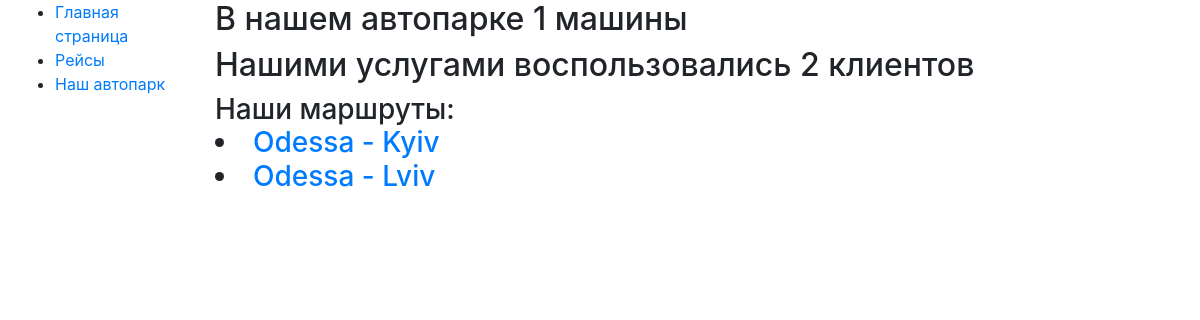
/, run on an earlier commit of the app's database.
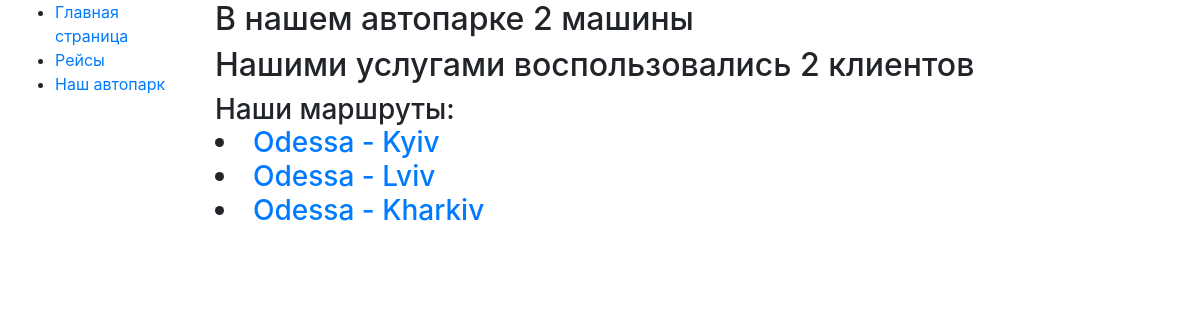
And on a later commit of the database.
### app/models.py (models this page shows, shortened)
class Flight(models.Model):
    name = models.CharField(max_length=255)
    departure_time = models.DateTimeField()
    arrival_time = models.DateTimeField()
    cost = models.IntegerField()
    car = models.ForeignKey(Car, on_delete=models.CASCADE)

### app/views.py (the view)
# urls.py: path("", index, name="index"),
def index(request):
    car = Car.objects.count()
    client = Client.objects.count()
    flight = Flight.objects.all()
    context ={
        "car": car,
        "client": client,
        "flight": flight
    }
    return render(request, "app/index.html", context=context)

### templates/app/index.html
{% extends "base.html" %}
{% block content %}
<h2>В нашем автопарке {{ car }} машины</h2>
<h2>Нашими услугами воспользовались {{ client }} клиентов</h2>
<h3>
  Наши маршруты:
    {% for foo in flight %}
      <li><a href="{% url 'app:flight-detail' pk=foo.id %}">{{ foo.name }}</a></li>
    {% endfor %}
</h3>
{% endblock %}

### templates/base.html (shortened to what this page needs)
<!DOCTYPE html>
<html lang="en">
<head>
  <link rel="stylesheet"
      href="https://cdn.jsdelivr.net/npm/bootstrap@4.5.3/dist/css/bootstrap.min.css"
>
</head>
<body>
<div class="container-fluid">
  <div class="row">
    <div class="col-sm-2">
      {% block sidebar %}
        {% include "includes/sidebar.html" %}
      {% endblock %}
    </div>
    <div class="col-sm-10 ">
      {% block content %}{% endblock %}
    </div>
  </div>
</div>
</body>
</html>

### templates/includes/sidebar.html
<ul class="sidebar-nav">
  <li><a href="{% url 'app:index' %}">Главная страница</a></li>
  <li><a href="{% url 'app:flight-list' %}">Рейсы</a></li>
  <li><a href="{% url 'app:car-list' %}">Наш автопарк</a></li>
</ul>

What changed in the data, as far as the page shows it:
added Flight: name "Odessa - Kharkiv"
Also different on the page:
{{ car }}: "1" → "2"
